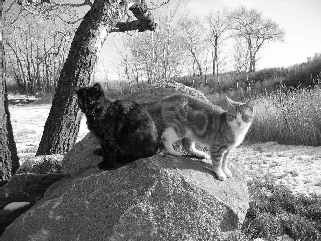
#> input picture HW2/sample1.jpg, 321 x 241 px
$ jupyter execute HW2.ipynb
#> lines starting #> are read from the running program, lines starting #| are printed output that depends on the picture
### HW2/HW1_script.py
from sys import path
from numpy.core.numeric import cross
import pydicom as pyd
import numpy as np
import matplotlib.pyplot as plt
from PIL import Image


def pad_img(img,kernel,pad='zero'):
#> called with img = array of shape (3, 3), kernel = array of shape (3, 3), pad = 'zero'
    x,y = img.shape
    #figure out by how much to extend image by
    k_x,k_y = np.ceil(kernel.shape[0]/2).astype(int),np.ceil(kernel.shape[1]/2).astype(int)
    #copy over the values
    copy = np.zeros((x+k_x,y+k_y))
    k_x,k_y = np.floor(kernel.shape[0]/2).astype(int),np.floor(kernel.shape[1]/2).astype(int)
    for i in range(0,x):
        for j in range(0,y):
            copy[i+k_x,j+k_y] = img[i,j]
    if pad =='same':
        copy[0:k_x,:] = copy[k_x,:]
        copy[-1*k_x:,:] = copy[-1*k_x,:]
        for e in range(0,k_y):
            copy[:,e]= copy[:,k_y]
        for e in range(-1*k_y,-1):
            copy[:,e] = copy[:, e]
    #copy = np.pad(img,[k_x,k_y],mode='edge')
    return copy

def convolution(mat,k,pad='zero'):
    kernel = k.T # required kernel flip
    divisor =  np.sum(kernel[:])
    if divisor ==0:
        divisor = 1
    out= cross_corr(mat,kernel)/divisor
    return out


def cross_corr(mat,kernel,norm_input=False):
    #traditional padding
    p_img = pad_img(mat,kernel=kernel)
    #figure out dimensions
    dx,dy = kernel.shape
    k_x,k_y = np.floor(kernel.shape[0]/2).astype(int),np.floor(kernel.shape[1]/2).astype(int)
    out_img = np.zeros(p_img.shape)
    #iterate through the image
    for i in range(k_x,p_img.shape[0]-k_x):
        for j in range(k_y,p_img.shape[1]-k_y):
            flat_t = kernel.flatten()
            flat_p_img = p_img[i-k_x:i-k_x+dx ,j-k_y:j-k_y+dy].flatten()
            #normalize input to get -1 to 1 output
            if norm_input:
                flat_p_img = flat_p_img-np.mean(flat_p_img)
                flat_p_img = (flat_p_img )/np.linalg.norm(flat_p_img)
            #zero norm occurs when vector is zero. output is zero
            if np.any( np.isnan(flat_p_img)):
                out_img[i,j]= 0
            else:
                out_img[i,j]= np.dot(flat_t , flat_p_img)
    #crop out the true output
    final_out = out_img[k_x:k_x+mat.shape[0],k_y:k_y+mat.shape[1] ]
    # plus one is due to range being [0,x) not inclusive
    return final_out
#this function is used to accumulate output probabilities
# [9 lines left out: function swap_max, not called in this run]


# %%

### HW2/HW2.ipynb
[cell 1]
import numpy as np
from PIL import Image
from numpy import testing
from numpy.fft.helper import ifftshift
from numpy.lib.npyio import load
from HW1_script import convolution ,cross_corr
import matplotlib.pyplot as plt
from scipy.fft import fft2, fftshift,ifft2,ifftshift

Problem1: Write down a 3x3 filter that returns a positive value if the average value of the 4-adjacent neighbors is less than the center and a negative value otherwise.

Since the convolution results in a dot product. we "average" the adjacent pixels by multiplying by -1/4. The middle pixel is multiplied by 1.  the  final sum will be positive if the middle is greater than the adjacents.

[cell 2]
my_filter = np.array([[0,-.25,0],[-.25,1,-.25],[0,-.25,0,]])
test1= np.ones((3,3))
test1[1,1] = 5
out= convolution(test1,my_filter)
print("---Filter output in convolution---")
print(out)
print('---Filter ouptut in  cross_corr---')
out= cross_corr(test1,my_filter)
#notice the output is the same because the filter is symmetric
print(out)

Problem 2
Write a filter that will compute the gradient in the x-direction: (point 5)
gradx(y,x) = im(y,x+1)-im(y,x) for each x,y

[cell 3]
img =  np.array(Image.open('sample1.jpg').convert(mode='L'))
#> img is the input picture: shape (241, 321); min 0, max 255, mean 133.2
#note that due to transpose this will go from difference across y to difference across x
grad_filt = np.array( [ [0,-1,0],[0,1,0],[0,0,0] ])
out = convolution(img,grad_filt)
#> call 3 of cross_corr, with kernel = array of shape (3, 3), norm_input = False
#> call 3 of pad_img, with kernel = array of shape (3, 3), pad = 'zero'
#> after the loop in pad_img (call 3), `for i in range(0,x):`:
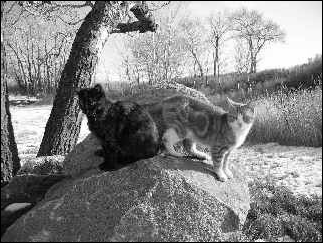
#> copy: shape (243, 323) float64; min 0, max 255, mean 131.3
#> after the loop in cross_corr (call 3), `for i in range(k_x,p_img.shape[0]-k_x):`:
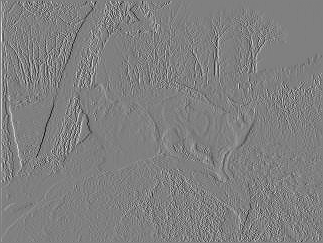
#> out_img: shape (243, 323) float64; min -255, max 253, mean 0.5; drawn with min black and max white
#> in cross_corr (call 3), `final_out = out_img[k_x:k_x+mat.shape[0],k_y:k_y+mat.shape[1] ]`:
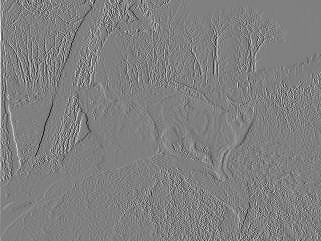
#> final_out: shape (241, 321) float64; min -255, max 253, mean 0.5; drawn with min black and max white
plt.figure(figsize=(10,10))
plt.subplot(121)
plt.imshow(img)
plt.title('original')
plt.subplot(122)
plt.imshow(out)
plt.title('Grad x')
plt.show()
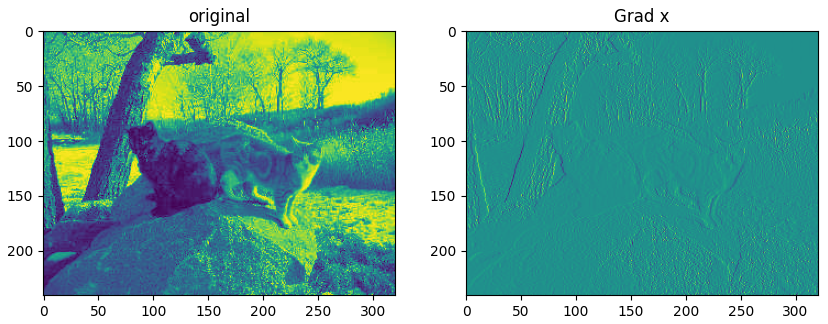
#> figure drawn by matplotlib, 2 panels

Problem 3:  Helperfunctions

[cell 4]
#this is the function that will do our frequency domain filtering.
#We are following the processing steps defined by Woods in Digital Image Processing 3rd edition page 263
def freq_domain(img,filt):
    x,y = img.shape
#> x = 241; y = 321
    f_x,f_y = filt.shape
    p,q = (2*x,y*2) # every image should be padded 2x its original size
#> p = 482; q = 642
    img =  np.pad(img,((0,p-x),(0,q-y)) )
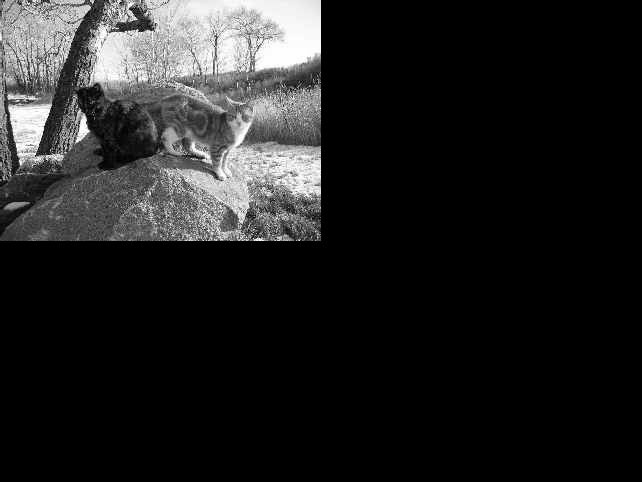
#> img: shape (482, 642); min 0, max 255, mean 33.3
    #instead of uniform padding we extend from bottom and farthest right
    img = norm_step(img)
    #pad the filter, center and calculate fft
    filt_p  = np.pad( filt,((0,p-f_x),(0,q-f_y)))
    filt_p = norm_step(filt_p)
    img_f=  calc_fft(img,center=False)
    filt_f= calc_fft(filt_p,center=False)
    #do the filtering.
    output = freq2spatial(img_f * filt_f  )
    output  = output[0:x,0:y]
    return  output

#woods requires this processing so wet a centered  fft.
#usually fftshift would solve this but code wouldn't work otherwise
def norm_step(img):
    #function essentially takes every i,j pixel and multiplies it by -1^(i+j)
    xax = np.arange(0,img.shape[0])
#> xax = 482 values from 0 to 481
    yax = np.arange(0,img.shape[1])
#> yax = 642 values from 0 to 641
    x,y = np.meshgrid(xax,yax)
    img = img * func(x,y).T
#> in func, `return -1**(x+y)`: returned value: shape (642, 482) int64; every value is -1
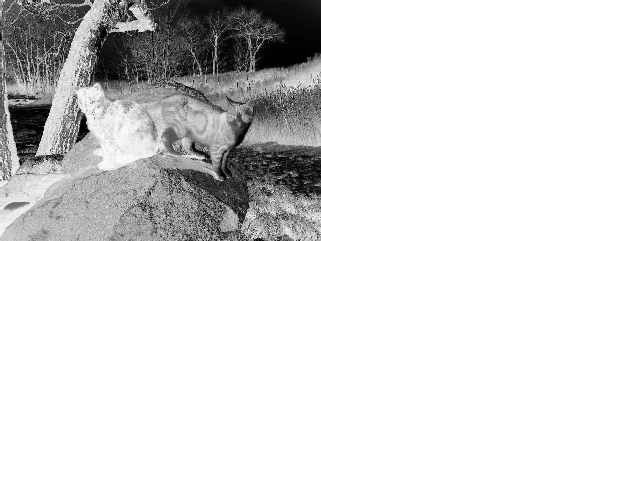
#> img: shape (482, 642) int64; min -255, max 0, mean -33.3; drawn with min black and max white
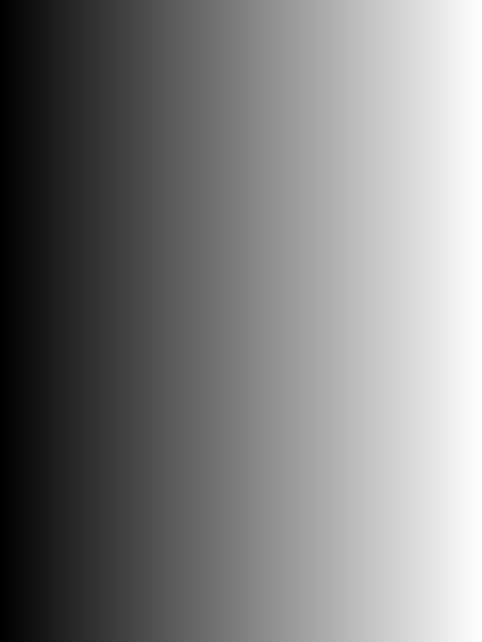
#> x: shape (642, 482) int64; min 0, max 481, mean 240.5; drawn with min black and max white
    return img
def func(x,y):
    return -1**(x+y)
#wrapper function to do fft.
def calc_fft(x:np.ndarray,center=True):
    ff = fft2(x)
    if center:
        ff =  fftshift(x)
    return ff
#do the inverse transform
def freq2spatial(img):
    img =  norm_step(np.real(ifft2(img)))
    return img

[cell 5]
img =  np.array(Image.open('sample1.jpg').convert(mode='L'))
grad_filt = np.array( [ [1,0,-1],[2,0,-2],[1,0,-1] ])#these are the sobel filters
grad_filt2 = np.array( [ [1,2,1],[0,0,0],[-1,-2,-1] ])
out1 = freq_domain(img,grad_filt)
out2 = freq_domain(img,grad_filt2)
#> in norm_step (call 6), `img = img * func(x,y).T`:
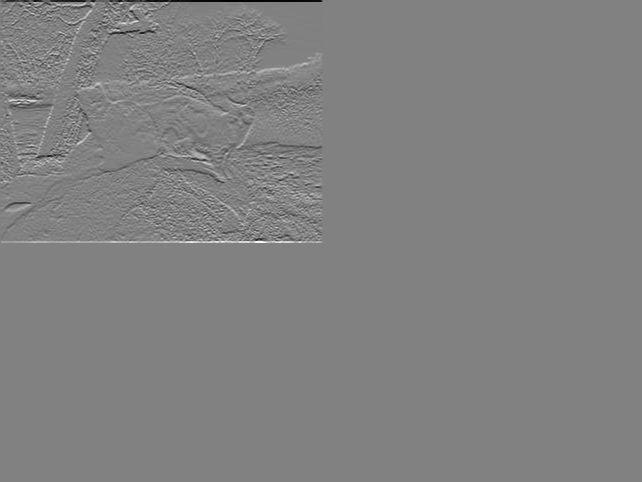
#> img: shape (482, 642) float64; min -1000, max 973, mean 0; drawn with min black and max white
#> in freq_domain (call 2), `output  = output[0:x,0:y]`:
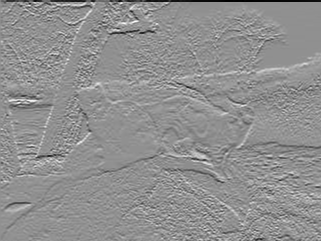
#> output: shape (241, 321) float64; min -1000, max 761, mean -3.5; drawn with min black and max white

[cell 6]
plt.figure(figsize=(10,10))
plt.subplot(221)
plt.title('Original')
plt.imshow(img,cmap='gray')
plt.subplot(222)
plt.imshow(out1,cmap='gray')
plt.title('horizontal edges ')
plt.subplot(223)
plt.title('Vertical edges ')
plt.imshow(out2,cmap='gray')
plt.subplot(224)
plt.imshow(np.sqrt(out1**2+out2**2),cmap='gray')
plt.title("Combined edges using magnitude")
plt.show()
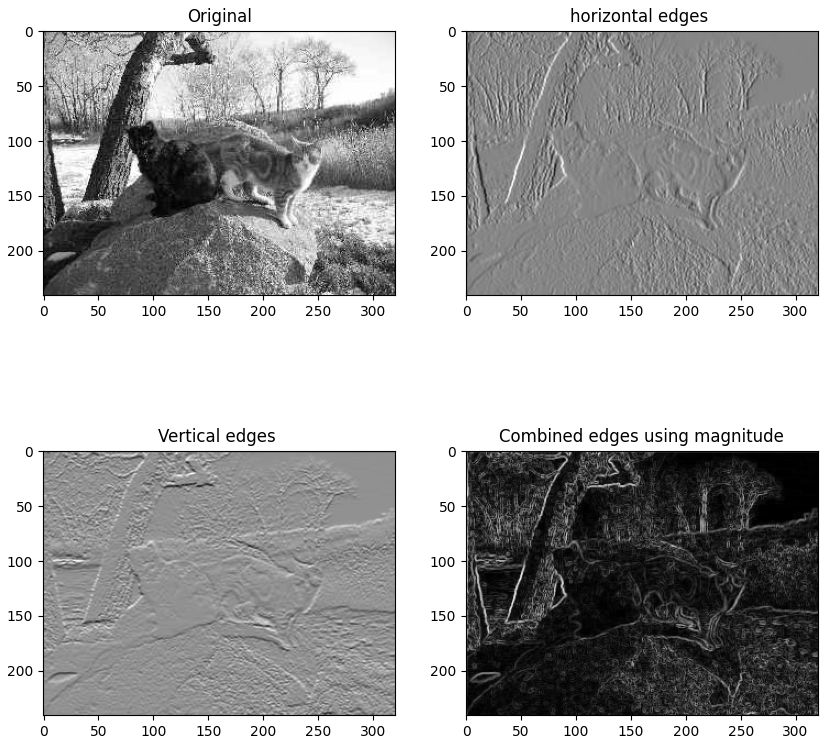
#> figure drawn by matplotlib, 4 panels
